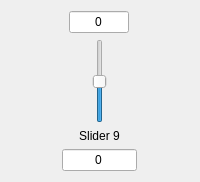
        <widget class="QWidget" name="wgt_sld_9" native="true">
         <property name="sizePolicy">
          <sizepolicy hsizetype="Minimum" vsizetype="Preferred">
           <horstretch>0</horstretch>
           <verstretch>0</verstretch>
          </sizepolicy>
         </property>
         <layout class="QGridLayout" name="gridLayout_10">
          <property name="sizeConstraint">
           <enum>QLayout::SetMinimumSize</enum>
          </property>
          <item row="1" column="0">
           <layout class="QVBoxLayout" name="verticalLayout_9">
            <item alignment="Qt::AlignHCenter">
             <widget class="QSlider" name="slider9">
              <property name="minimum">
               <number>-30</number>
              </property>
              <property name="maximum">
               <number>30</number>
              </property>
              <property name="singleStep">
               <number>1</number>
              </property>
              <property name="value">
               <number>0</number>
              </property>
              <property name="orientation">
               <enum>Qt::Vertical</enum>
              </property>
             </widget>
            </item>
            <item>
             <widget class="QLabel" name="label_slider9">
              <property name="sizePolicy">
               <sizepolicy hsizetype="Minimum" vsizetype="Preferred">
                <horstretch>0</horstretch>
                <verstretch>0</verstretch>
               </sizepolicy>
              </property>
              <property name="text">
               <string>Slider 9</string>
              </property>
              <property name="alignment">
               <set>Qt::AlignCenter</set>
              </property>
             </widget>
            </item>
           </layout>
          </item>
          <item row="2" column="0">
           <widget class="QLineEdit" name="lnEdit_freq_slider_9">
            <property name="sizePolicy">
             <sizepolicy hsizetype="Minimum" vsizetype="Fixed">
              <horstretch>0</horstretch>
              <verstretch>0</verstretch>
             </sizepolicy>
            </property>
            <property name="minimumSize">
             <size>
              <width>75</width>
              <height>0</height>
             </size>
            </property>
            <property name="maximumSize">
             <size>
              <width>60</width>
              <height>16777215</height>
             </size>
            </property>
            <property name="inputMask">
             <string/>
            </property>
            <property name="text">
             <string>0</string>
            </property>
            <property name="alignment">
             <set>Qt::AlignCenter</set>
            </property>
            <property name="readOnly">
             <bool>true</bool>
            </property>
           </widget>
          </item>
          <item row="0" column="0" alignment="Qt::AlignHCenter">
           <widget class="QLineEdit" name="lnEdit_gain_slider_9">
            <property name="sizePolicy">
             <sizepolicy hsizetype="Minimum" vsizetype="Fixed">
              <horstretch>0</horstretch>
              <verstretch>0</verstretch>
             </sizepolicy>
            </property>
            <property name="minimumSize">
             <size>
              <width>50</width>
              <height>0</height>
             </size>
            </property>
            <property name="maximumSize">
             <size>
              <width>60</width>
              <height>16777215</height>
             </size>
            </property>
            <property name="text">
             <string>0</string>
            </property>
            <property name="alignment">
             <set>Qt::AlignCenter</set>
            </property>
            <property name="readOnly">
             <bool>true</bool>
            </property>
           </widget>
          </item>
         </layout>
        </widget>
